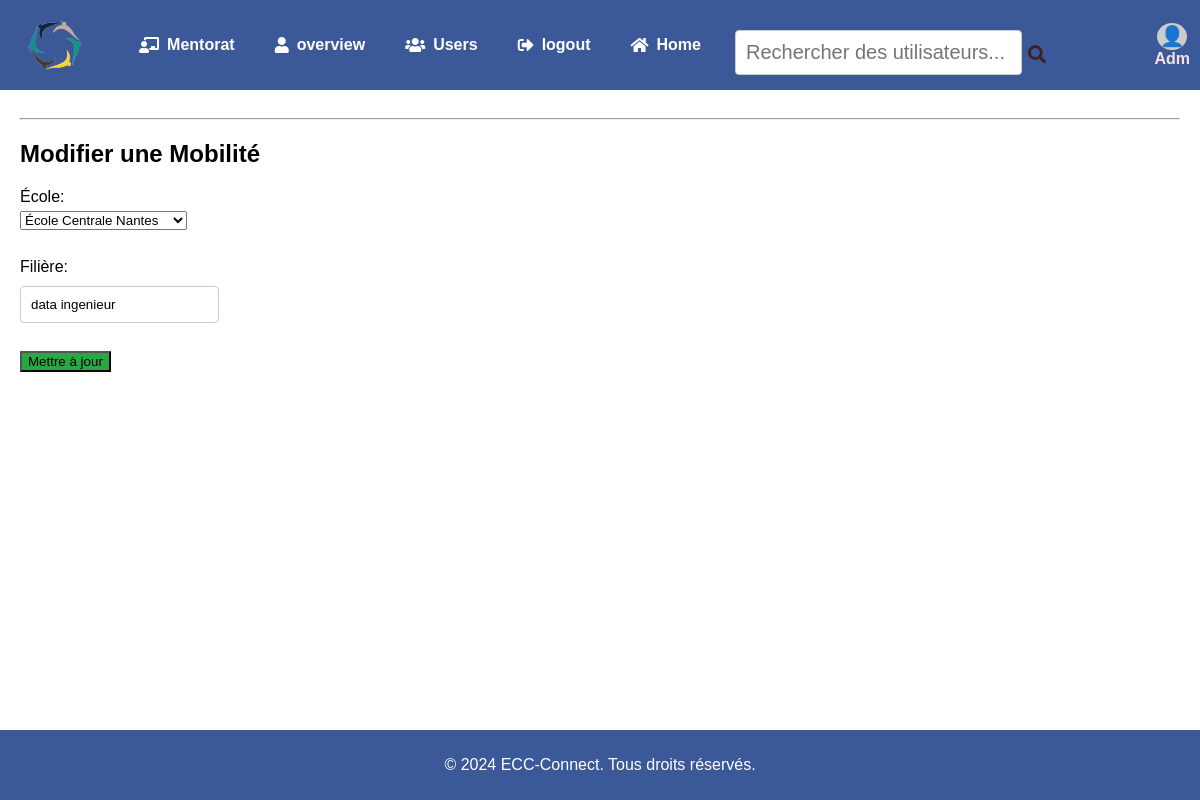
The app's page /mobilite/update/242/ (signed in) with its own data.
### network/models.py (models this page shows, shortened)
class User(AbstractUser):
    profile_pic = models.ImageField(upload_to='profile_pic/', blank=True, null=True)
    bio = models.TextField(max_length=160, blank=True, null=True)
    cover = models.ImageField(upload_to='covers/', blank=True, null=True)
    user_group = models.CharField(max_length=10,blank=True, null=True)  # Alumni ou Eleve
    nationality = models.CharField(max_length=100, blank=True, null=True)
    promotion = models.CharField(max_length=10, blank=True, null=True)
    graduation_date = models.DateField(blank=True, null=True)
    phone_number = models.CharField(max_length=15, blank=True, null=True)
    major = models.CharField(max_length=50, choices=[
        ('Aide à la Décision', 'Aide à la Décision'),
        ('Énergie', 'Énergie'),
        ('Matériau', 'Matériau'),
        ('Industrie', 'Industrie')
    ], blank=True, null=True)
    option = models.CharField(max_length=50, choices=[
        ('Génie Industriel', 'Génie Industriel'),
        ('Data Science et Digitalisation', 'Data Science et Digitalisation'),
        ('Énergie', 'Énergie')
    ], blank=True, null=True)
    filiere = models.CharField(max_length=100, choices=[
        ('Industrie 4.0', 'Industrie 4.0'),
        ('Ingénierie des Systèmes Complexes', 'Ingénierie des Systèmes Complexes'),
        ('Entreprendre en Afrique', 'Entreprendre en Afrique')
    ], blank=True, null=True)
    email = models.EmailField(blank=True, null=True)
    mentoring_1A = models.BooleanField(default=False)
    mentoring_2A = models.BooleanField(default=False)
    mentoring_3A = models.BooleanField(default=False)
    linkedin = models.URLField(blank=True, null=True)
    other_links = models.URLField(blank=True, null=True)

class Mobilite(models.Model):
    user = models.ForeignKey(User, on_delete=models.CASCADE, related_name='mobilites', default=1)
    ecole = models.CharField(max_length=100, default='Inconnu')
    filiere = models.CharField(max_length=100, default='Inconnu')
    date_created = models.DateTimeField(default=timezone.now)
    date_updated = models.DateTimeField(default=timezone.now)

### network/views.py (the view)
# urls.py: path('mobilite/update/<int:mobilite_id>/', views.update_mobilite, name='update_mobilite'),
@login_required
def update_mobilite(request, mobilite_id):
    mobilite = get_object_or_404(Mobilite, id=mobilite_id, user=request.user)
    if request.method == 'POST':
        mobilite.ecole = request.POST['ecole']
        mobilite.filiere = request.POST['filiere']
        mobilite.save()
        messages.success(request, 'Mobilité mise à jour avec succès!')
        return redirect('profile')
    return render(request, 'network/update_mobilite.html', {'mobilite': mobilite})

### network/templates/network/update_mobilite.html (shortened to what this page needs)
{% extends "network/indexx.html" %}
{% block content %}
  <h2>Modifier une Mobilité</h2>
  <form method="post">
    <label for="ecole">École:</label>
    <select id="ecole" name="ecole">
      <option value="École Centrale Nantes" {% if mobilite.ecole == "École Centrale Nantes" %}selected{% endif %}>École Centrale Nantes</option>
    </select><br><br>
    <label for="filiere">Filière:</label>
    <input type="text" id="filiere" name="filiere" value="{{ mobilite.filiere }}"><br><br>
    <button type="submit">Mettre à jour</button>
  </form>
{% endblock %}

### network/templates/network/indexx.html (shortened to what this page needs)
{% load static %}
<!DOCTYPE html>
<html lang="fr">
<head>
    <link rel="stylesheet" href="{% static 'network/styles.css' %}">
    <link rel="stylesheet" href="https://cdnjs.cloudflare.com/ajax/libs/font-awesome/5.15.4/css/all.min.css">
</head>
<body>
    <header>
        {% if user.is_authenticated %}
        <div class="logo-container">
            <img src="{% static 'network/Images/B.png' %}" alt="Logo" class="logo">
        </div>
        <ul class="nav-head">
            <ul class="menu">
                <li><a href="{% url 'mentoring' %}"><i class="fas fa-chalkboard-teacher"></i> Mentorat</a></li>
                <li><a href="{% url 'overview' %}"><i class="fas fa-user"></i>overview</a></li>
                <li><a href="{% url 'users_list' %}"><i class="fas fa-users"></i>Users</a></li>
                <li><a href="{% url 'logout' %}"><i class="fas fa-sign-out-alt"></i> logout</a></li>
                <li><a href="{% url 'indexx' %}"><i class="fas fa-home"></i> Home</a></li>
            </ul>
            <li class="nav-item search-container">
                <form method="GET" action="{% url 'search' %}" class="search-form">
                    <div class="search-div">
                        <input type="text" name="q" id="search-input" placeholder="Rechercher des utilisateurs..." aria-label="Recherche des utilisateurs" class="search-input">
                        <button type="submit" class="search-icon"><i class="fas fa-search"></i></button>
                    </div>
                </form>
            </li>
            {% endif %}
            {% if user.is_authenticated %}
            <li class="nav-profile">
                <a href="{% url 'profile_view' %}" class="nav-link">
                    <div class="profile-info">
                        {% if user.profile_pic %}
                            <img src="{{ user.profile_pic.url }}" alt="{{ user.username }}" class="profile-pic">
                        {% else %}
                            <div class="profile-icon">👤</div>
                        {% endif %}
                        <span class="username">{{ user.username }}</span>
                    </div>
                </a>
            </li>
            {% endif %}
        </ul>
    </header>
    <div class="container">
        <main class="main-content" id="main-content">
            <hr>
            <div id="dynamic-content">
                {% block content %}
                {% endblock %}
            </div>
        </main>
    </div>
    <footer>
        <p>&copy; 2024  ECC-Connect. Tous droits réservés.</p>
    </footer>
</body>
</html>

### network/static/network/styles.css (style rules this page uses)
html, body { margin: 0; padding: 0; font-family: Arial, sans-serif; height: 100%; }
body { display: flex; flex-direction: column; min-height: 100vh; margin: 0; background-image: url('/static/network/Images/ECC-bg.png'); background-size: cover; background-repeat: no-repeat; }
.main-content { flex: 1; padding: 20px; box-sizing: border-box; overflow-y: auto; }
header { background-color: #3b5998; display: flex; justify-content: space-between; align-items: center; color: white; }
.container { display: flex; height: calc(100vh - 60px); }
footer { background-color: #3b5998; color: white; text-align: center; padding: 10px 0; width: 100%; position: relative; bottom: 0; left: 0; display: none; }
.logo-container { display: flex; flex-direction: column; align-items: center; margin-bottom: 0; overflow: hidden; }
.logo { width: 120px; height: 90px; object-fit: cover; margin: 0; }
main { flex: 1; }
.nav-head { list-style: none; margin: 0; padding: 0; display: flex; align-items: center; width: 100%; justify-content: space-between; height: 45px; background-color: #3b5998; }
.menu { list-style: none; display: flex; margin: 0; padding: 0; transition: all 0.3s ease; height: 100%; }
.menu li { margin-left: 20px; }
.menu a { color: white; text-decoration: none; font-weight: bold; display: flex; align-items: center; height: 100%; padding: 0 10px; font-size: 1rem; }
.menu a i { margin-right: 8px; font-size: 16px; }
.search-container { flex: 1; margin-left: 20px; height: 100%; display: flex; align-items: center; }
.search-form { display: flex; align-items: center; height: 100%; }
.search-div { display: flex; border-radius: 5px; padding: 4px; }
.search-input { border: none; outline: none; padding: 5px; font-size: 20px; }
.search-icon { background: none; border: none; cursor: pointer; font-size: 18px; color: #3d2121; }
.nav-profile { list-style: none; margin: 0; padding: 0; height: 100%; }
.nav-link { display: flex; align-items: center; text-decoration: none; padding: 0 10px; color: #b68282; height: 100%; transition: background-color 0.3s ease; }
.profile-info { display: flex; flex-direction: column; align-items: center; justify-content: center; height: 100%; }
.profile-icon { width: 30px; height: 30px; border-radius: 50%; background-color: #ccc; display: flex; align-items: center; justify-content: center; font-size: 20px; margin-bottom: 0; }
.username { font-size: 16px; font-weight: bold; color: #f6e2e2; }
form { margin-top: 20px; }
form label { display: block; margin: 10px 0 5px; }
form input[type="text"], form input[type="email"], form input[type="password"], form textarea { width: 60; padding: 10px; margin: 5px 0 10px; border: 1px solid #ccc; border-radius: 4px; }
form button { background-color: #28a745; }

### records on screen
User: username "Adm"
Mobilite: ecole "École Centrale Nantes", filiere "data ingenieur"
